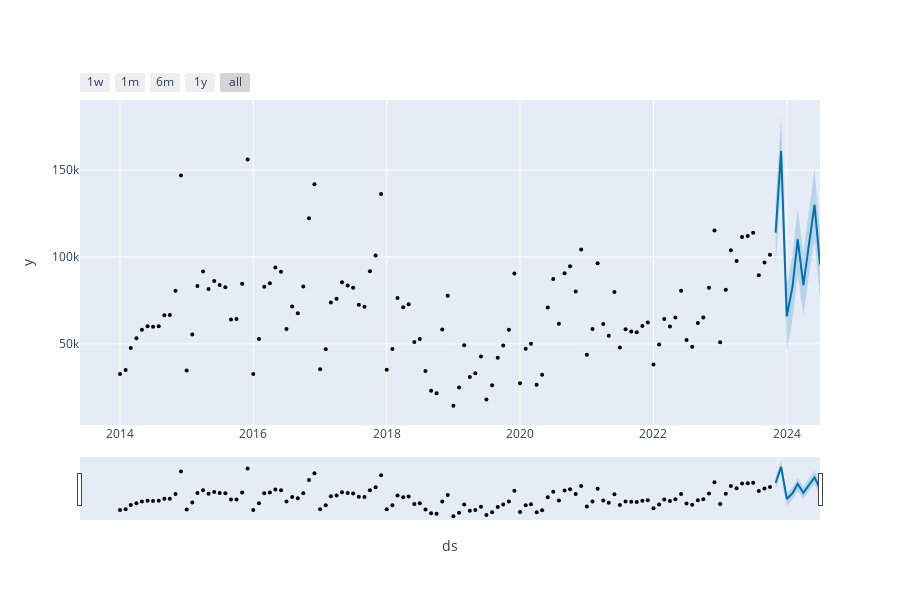

This figure's notebook cell:
### Code cell
from prophet.plot import plot_plotly
import plotly.offline as py 

fig = plot_plotly(m,forecast)
py.iplot(fig)
